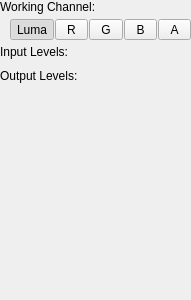
<?xml version="1.0" encoding="UTF-8"?>
<ui version="4.0">
 <class>FilterWidget</class>
 <widget class="QWidget" name="FilterWidget">
  <property name="geometry">
   <rect>
    <x>0</x>
    <y>0</y>
    <width>191</width>
    <height>300</height>
   </rect>
  </property>
  <property name="windowTitle">
   <string>Form</string>
  </property>
  <layout class="QVBoxLayout" name="verticalLayout" stretch="0,1">
   <property name="spacing">
    <number>0</number>
   </property>
   <property name="leftMargin">
    <number>0</number>
   </property>
   <property name="topMargin">
    <number>0</number>
   </property>
   <property name="rightMargin">
    <number>0</number>
   </property>
   <property name="bottomMargin">
    <number>0</number>
   </property>
   <item>
    <layout class="QVBoxLayout" name="verticalLayout_6">
     <property name="spacing">
      <number>5</number>
     </property>
     <item>
      <widget class="QLabel" name="label_2">
       <property name="text">
        <string>Working Channel:</string>
       </property>
      </widget>
     </item>
     <item>
      <layout class="QHBoxLayout" name="horizontalLayout_3">
       <property name="spacing">
        <number>1</number>
       </property>
       <property name="leftMargin">
        <number>10</number>
       </property>
       <item>
        <widget class="QToolButton" name="mButtonWorkingChannelLuma">
         <property name="sizePolicy">
          <sizepolicy hsizetype="Preferred" vsizetype="Preferred">
           <horstretch>0</horstretch>
           <verstretch>0</verstretch>
          </sizepolicy>
         </property>
         <property name="text">
          <string>Luma</string>
         </property>
         <property name="checkable">
          <bool>true</bool>
         </property>
         <property name="checked">
          <bool>true</bool>
         </property>
         <property name="autoExclusive">
          <bool>true</bool>
         </property>
         <property name="class" stdset="0">
          <string>cFlatOptionButton</string>
         </property>
         <attribute name="buttonGroup">
          <string notr="true">buttonGroup</string>
         </attribute>
        </widget>
       </item>
       <item>
        <widget class="QToolButton" name="mButtonWorkingChannelRed">
         <property name="sizePolicy">
          <sizepolicy hsizetype="Preferred" vsizetype="Preferred">
           <horstretch>0</horstretch>
           <verstretch>0</verstretch>
          </sizepolicy>
         </property>
         <property name="text">
          <string>R</string>
         </property>
         <property name="checkable">
          <bool>true</bool>
         </property>
         <property name="autoExclusive">
          <bool>true</bool>
         </property>
         <property name="class" stdset="0">
          <string>cFlatOptionButton</string>
         </property>
         <attribute name="buttonGroup">
          <string notr="true">buttonGroup</string>
         </attribute>
        </widget>
       </item>
       <item>
        <widget class="QToolButton" name="mButtonWorkingChannelGreen">
         <property name="sizePolicy">
          <sizepolicy hsizetype="Preferred" vsizetype="Preferred">
           <horstretch>0</horstretch>
           <verstretch>0</verstretch>
          </sizepolicy>
         </property>
         <property name="text">
          <string>G</string>
         </property>
         <property name="checkable">
          <bool>true</bool>
         </property>
         <property name="autoExclusive">
          <bool>true</bool>
         </property>
         <property name="class" stdset="0">
          <string>cFlatOptionButton</string>
         </property>
         <attribute name="buttonGroup">
          <string notr="true">buttonGroup</string>
         </attribute>
        </widget>
       </item>
       <item>
        <widget class="QToolButton" name="mButtonWorkingChannelBlue">
         <property name="sizePolicy">
          <sizepolicy hsizetype="Preferred" vsizetype="Preferred">
           <horstretch>0</horstretch>
           <verstretch>0</verstretch>
          </sizepolicy>
         </property>
         <property name="text">
          <string>B</string>
         </property>
         <property name="checkable">
          <bool>true</bool>
         </property>
         <property name="autoExclusive">
          <bool>true</bool>
         </property>
         <property name="class" stdset="0">
          <string>cFlatOptionButton</string>
         </property>
         <attribute name="buttonGroup">
          <string notr="true">buttonGroup</string>
         </attribute>
        </widget>
       </item>
       <item>
        <widget class="QToolButton" name="mButtonWorkingChannelAlpha">
         <property name="sizePolicy">
          <sizepolicy hsizetype="Preferred" vsizetype="Preferred">
           <horstretch>0</horstretch>
           <verstretch>0</verstretch>
          </sizepolicy>
         </property>
         <property name="text">
          <string>A</string>
         </property>
         <property name="checkable">
          <bool>true</bool>
         </property>
         <property name="autoExclusive">
          <bool>true</bool>
         </property>
         <property name="class" stdset="0">
          <string>cFlatOptionButton</string>
         </property>
         <attribute name="buttonGroup">
          <string notr="true">buttonGroup</string>
         </attribute>
        </widget>
       </item>
      </layout>
     </item>
     <item>
      <widget class="QLabel" name="label_4">
       <property name="text">
        <string>Input Levels:</string>
       </property>
      </widget>
     </item>
     <item>
      <layout class="QHBoxLayout" name="horizontalLayout_5">
       <property name="spacing">
        <number>1</number>
       </property>
       <property name="leftMargin">
        <number>10</number>
       </property>
       <item>
        <widget class="ibp::widgets::InputLevelsWidget" name="mWidgetInputLevels" native="true"/>
       </item>
      </layout>
     </item>
     <item>
      <widget class="QLabel" name="label_3">
       <property name="text">
        <string>Output Levels:</string>
       </property>
      </widget>
     </item>
     <item>
      <layout class="QHBoxLayout" name="horizontalLayout_4">
       <property name="spacing">
        <number>1</number>
       </property>
       <property name="leftMargin">
        <number>10</number>
       </property>
       <item>
        <widget class="ibp::widgets::OutputLevelsWidget" name="mWidgetOutputLevels" native="true"/>
       </item>
      </layout>
     </item>
    </layout>
   </item>
   <item>
    <spacer name="verticalSpacer">
     <property name="orientation">
      <enum>Qt::Vertical</enum>
     </property>
     <property name="sizeHint" stdset="0">
      <size>
       <width>0</width>
       <height>0</height>
      </size>
     </property>
    </spacer>
   </item>
  </layout>
 </widget>
 <customwidgets>
  <customwidget>
   <class>ibp::widgets::InputLevelsWidget</class>
   <extends>QWidget</extends>
   <header>inputlevelswidget.h</header>
   <container>1</container>
  </customwidget>
  <customwidget>
   <class>ibp::widgets::OutputLevelsWidget</class>
   <extends>QWidget</extends>
   <header>outputlevelswidget.h</header>
   <container>1</container>
  </customwidget>
 </customwidgets>
 <resources/>
 <connections/>
 <buttongroups>
  <buttongroup name="buttonGroup"/>
 </buttongroups>
</ui>
